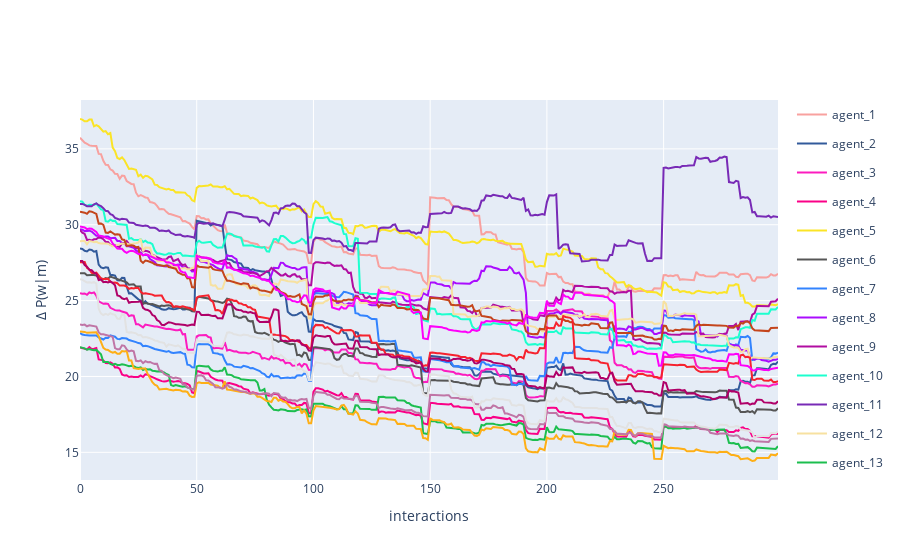

The notebook cell saved with this chart:
### Code cell
fig = multi_agent_update_plot_from_df(vocab_dif)
fig.update_layout(
    # title='Dyadic interaction in a random environment',
    yaxis_title='Δ P(w|m)',
    xaxis_title='interactions'
)
fig.show()

### Figure 1 — Plotly figure (JSON) as saved in the notebook; plotly's stock layout.template omitted (floating-point values rounded to 4 significant figures; data arrays with more than 128 entries replaced by an {"elided": "..."} marker saying what was removed)
{"data": [{"legendgroup": "agent_1", "line": {"color": "#F8A19F"}, "mode": "lines", "name": "agent_1", "showlegend": true, "x": {"elided": "300 int values"}, "y": {"elided": "300 float values"}, "type": "scatter"}, {"legendgroup": "agent_2", "line": {"color": "#325A9B"}, "mode": "lines", "name": "agent_2", "showlegend": true, "x": {"elided": "300 int values"}, "y": {"elided": "300 float values"}, "type": "scatter"}, {"legendgroup": "agent_3", "line": {"color": "#FC1CBF"}, "mode": "lines", "name": "agent_3", "showlegend": true, "x": {"elided": "300 int values"}, "y": {"elided": "300 float values"}, "type": "scatter"}, {"legendgroup": "agent_4", "line": {"color": "#FA0087"}, "mode": "lines", "name": "agent_4", "showlegend": true, "x": {"elided": "300 int values"}, "y": {"elided": "300 float values"}, "type": "scatter"}, {"legendgroup": "agent_5", "line": {"color": "#FBE426"}, "mode": "lines", "name": "agent_5", "showlegend": true, "x": {"elided": "300 int values"}, "y": {"elided": "300 float values"}, "type": "scatter"}, {"legendgroup": "agent_6", "line": {"color": "#565656"}, "mode": "lines", "name": "agent_6", "showlegend": true, "x": {"elided": "300 int values"}, "y": {"elided": "300 float values"}, "type": "scatter"}, {"legendgroup": "agent_7", "line": {"color": "#3283FE"}, "mode": "lines", "name": "agent_7", "showlegend": true, "x": {"elided": "300 int values"}, "y": {"elided": "300 float values"}, "type": "scatter"}, {"legendgroup": "agent_8", "line": {"color": "#AA0DFE"}, "mode": "lines", "name": "agent_8", "showlegend": true, "x": {"elided": "300 int values"}, "y": {"elided": "300 float values"}, "type": "scatter"}, {"legendgroup": "agent_9", "line": {"color": "#B10DA1"}, "mode": "lines", "name": "agent_9", "showlegend": true, "x": {"elided": "300 int values"}, "y": {"elided": "300 float values"}, "type": "scatter"}, {"legendgroup": "agent_10", "line": {"color": "#1CFFCE"}, "mode": "lines", "name": "agent_10", "showlegend": true, "x": {"elided": "300 int values"}, "y": {"elided": "300 float values"}, "type": "scatter"}, {"legendgroup": "agent_11", "line": {"color": "#782AB6"}, "mode": "lines", "name": "agent_11", "showlegend": true, "x": {"elided": "300 int values"}, "y": {"elided": "300 float values"}, "type": "scatter"}, {"legendgroup": "agent_12", "line": {"color": "#F7E1A0"}, "mode": "lines", "name": "agent_12", "showlegend": true, "x": {"elided": "300 int values"}, "y": {"elided": "300 float values"}, "type": "scatter"}, {"legendgroup": "agent_13", "line": {"color": "#1CBE4F"}, "mode": "lines", "name": "agent_13", "showlegend": true, "x": {"elided": "300 int values"}, "y": {"elided": "300 float values"}, "type": "scatter"}, {"legendgroup": "agent_14", "line": {"color": "#C4451C"}, "mode": "lines", "name": "agent_14", "showlegend": true, "x": {"elided": "300 int values"}, "y": {"elided": "300 float values"}, "type": "scatter"}, {"legendgroup": "agent_15", "line": {"color": "#F6222E"}, "mode": "lines", "name": "agent_15", "showlegend": true, "x": {"elided": "300 int values"}, "y": {"elided": "300 float values"}, "type": "scatter"}, {"legendgroup": "agent_16", "line": {"color": "#FEAF16"}, "mode": "lines", "name": "agent_16", "showlegend": true, "x": {"elided": "300 int values"}, "y": {"elided": "300 float values"}, "type": "scatter"}, {"legendgroup": "agent_17", "line": {"color": "#C075A6"}, "mode": "lines", "name": "agent_17", "showlegend": true, "x": {"elided": "300 int values"}, "y": {"elided": "300 float values"}, "type": "scatter"}, {"legendgroup": "agent_18", "line": {"color": "#B00068"}, "mode": "lines", "name": "agent_18", "showlegend": true, "x": {"elided": "300 int values"}, "y": {"elided": "300 float values"}, "type": "scatter"}, {"legendgroup": "agent_19", "line": {"color": "#FE00FA"}, "mode": "lines", "name": "agent_19", "showlegend": true, "x": {"elided": "300 int values"}, "y": {"elided": "300 float values"}, "type": "scatter"}, {"legendgroup": "agent_20", "line": {"color": "#E2E2E2"}, "mode": "lines", "name": "agent_20", "showlegend": true, "x": {"elided": "300 int values"}, "y": {"elided": "300 float values"}, "type": "scatter"}], "layout": {"yaxis": {"title": {"text": "Δ P(w|m)"}}, "xaxis": {"title": {"text": "interactions"}}}}
